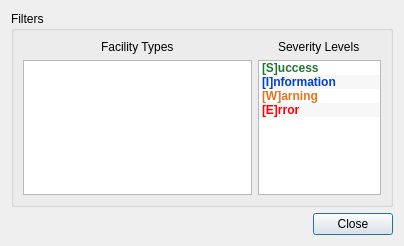
<?xml version="1.0" encoding="UTF-8"?>
<ui version="4.0">
 <class>LogFilterSetup</class>
 <widget class="QDialog" name="LogFilterSetup">
  <property name="geometry">
   <rect>
    <x>0</x>
    <y>0</y>
    <width>404</width>
    <height>246</height>
   </rect>
  </property>
  <property name="windowTitle">
   <string>Log Filter Configuration</string>
  </property>
  <layout class="QGridLayout" name="gridLayout">
   <item row="0" column="0">
    <widget class="QGroupBox" name="groupBox">
     <property name="sizePolicy">
      <sizepolicy hsizetype="Preferred" vsizetype="Expanding">
       <horstretch>0</horstretch>
       <verstretch>0</verstretch>
      </sizepolicy>
     </property>
     <property name="title">
      <string>Filters</string>
     </property>
     <layout class="QHBoxLayout" name="horizontalLayout">
      <item>
       <layout class="QVBoxLayout" name="verticalLayout_2">
        <item alignment="Qt::AlignHCenter">
         <widget class="QLabel" name="label_2">
          <property name="sizePolicy">
           <sizepolicy hsizetype="Preferred" vsizetype="Maximum">
            <horstretch>0</horstretch>
            <verstretch>0</verstretch>
           </sizepolicy>
          </property>
          <property name="text">
           <string>Facility Types</string>
          </property>
         </widget>
        </item>
        <item>
         <widget class="QListWidget" name="m_facilityFilterList">
          <property name="sizePolicy">
           <sizepolicy hsizetype="Expanding" vsizetype="Preferred">
            <horstretch>0</horstretch>
            <verstretch>0</verstretch>
           </sizepolicy>
          </property>
          <property name="alternatingRowColors">
           <bool>true</bool>
          </property>
          <property name="viewMode">
           <enum>QListView::ListMode</enum>
          </property>
         </widget>
        </item>
       </layout>
      </item>
      <item>
       <layout class="QVBoxLayout" name="verticalLayout">
        <property name="sizeConstraint">
         <enum>QLayout::SetMaximumSize</enum>
        </property>
        <item alignment="Qt::AlignHCenter">
         <widget class="QLabel" name="label">
          <property name="sizePolicy">
           <sizepolicy hsizetype="Preferred" vsizetype="Maximum">
            <horstretch>0</horstretch>
            <verstretch>0</verstretch>
           </sizepolicy>
          </property>
          <property name="text">
           <string>Severity Levels</string>
          </property>
         </widget>
        </item>
        <item>
         <widget class="QListWidget" name="m_severityFilterList">
          <property name="sizePolicy">
           <sizepolicy hsizetype="Preferred" vsizetype="Preferred">
            <horstretch>0</horstretch>
            <verstretch>0</verstretch>
           </sizepolicy>
          </property>
          <property name="maximumSize">
           <size>
            <width>150</width>
            <height>16777215</height>
           </size>
          </property>
          <property name="sizeIncrement">
           <size>
            <width>0</width>
            <height>0</height>
           </size>
          </property>
          <property name="alternatingRowColors">
           <bool>true</bool>
          </property>
          <property name="viewMode">
           <enum>QListView::ListMode</enum>
          </property>
          <item>
           <property name="text">
            <string>[S]uccess</string>
           </property>
           <property name="font">
            <font>
             <weight>75</weight>
             <bold>true</bold>
            </font>
           </property>
           <property name="background">
            <brush brushstyle="NoBrush">
             <color alpha="255">
              <red>0</red>
              <green>0</green>
              <blue>0</blue>
             </color>
            </brush>
           </property>
           <property name="foreground">
            <brush brushstyle="SolidPattern">
             <color alpha="255">
              <red>32</red>
              <green>117</green>
              <blue>49</blue>
             </color>
            </brush>
           </property>
           <property name="checkState">
            <enum>Unchecked</enum>
           </property>
          </item>
          <item>
           <property name="text">
            <string>[I]nformation</string>
           </property>
           <property name="font">
            <font>
             <weight>75</weight>
             <bold>true</bold>
            </font>
           </property>
           <property name="foreground">
            <brush brushstyle="SolidPattern">
             <color alpha="255">
              <red>0</red>
              <green>64</green>
              <blue>193</blue>
             </color>
            </brush>
           </property>
           <property name="checkState">
            <enum>Unchecked</enum>
           </property>
          </item>
          <item>
           <property name="text">
            <string>[W]arning</string>
           </property>
           <property name="font">
            <font>
             <weight>75</weight>
             <bold>true</bold>
            </font>
           </property>
           <property name="foreground">
            <brush brushstyle="SolidPattern">
             <color alpha="255">
              <red>234</red>
              <green>114</green>
              <blue>27</blue>
             </color>
            </brush>
           </property>
           <property name="checkState">
            <enum>Unchecked</enum>
           </property>
          </item>
          <item>
           <property name="text">
            <string>[E]rror</string>
           </property>
           <property name="font">
            <font>
             <weight>75</weight>
             <bold>true</bold>
            </font>
           </property>
           <property name="foreground">
            <brush brushstyle="SolidPattern">
             <color alpha="255">
              <red>252</red>
              <green>0</green>
              <blue>4</blue>
             </color>
            </brush>
           </property>
           <property name="checkState">
            <enum>Unchecked</enum>
           </property>
          </item>
         </widget>
        </item>
       </layout>
      </item>
     </layout>
    </widget>
   </item>
   <item row="1" column="0">
    <layout class="QHBoxLayout" name="horizontalLayout_3">
     <item>
      <spacer name="horizontalSpacer">
       <property name="orientation">
        <enum>Qt::Horizontal</enum>
       </property>
       <property name="sizeHint" stdset="0">
        <size>
         <width>40</width>
         <height>20</height>
        </size>
       </property>
      </spacer>
     </item>
     <item>
      <widget class="QPushButton" name="m_close">
       <property name="toolTip">
        <string>Close dialog and accept eventual changes.</string>
       </property>
       <property name="text">
        <string>Close</string>
       </property>
       <property name="default">
        <bool>true</bool>
       </property>
      </widget>
     </item>
    </layout>
   </item>
  </layout>
 </widget>
 <resources/>
 <connections/>
</ui>
